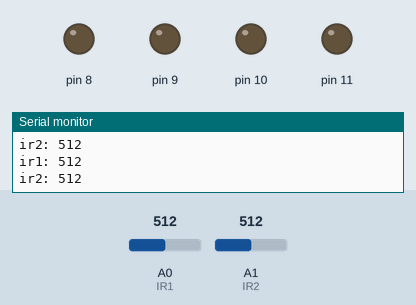
Simulated run of this sketch. Board: Arduino Uno, built with avr-gcc and run on an emulated ATmega328P. Shown: output pins drawn as LEDs (lit = HIGH), the last lines printed to the serial monitor. Inputs (shaded band) come from the test bench; at power-on: A0 (IR1) = 512, A1 (IR2) = 512.

Above: at 1.3 s.
1.4 s: A0 (IR1) set to 109
2.9 s: A0 (IR1) set to 91
At 3.6 s:
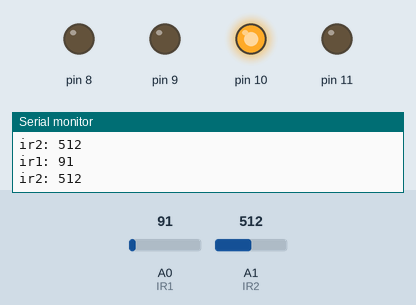
4.5 s: A1 (IR2) set to 109
6.0 s: A1 (IR2) set to 91
At 7.2 s:
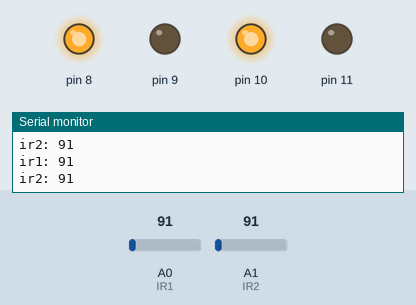
7.5 s: A0 (IR1) set to 110
At 8.4 s:
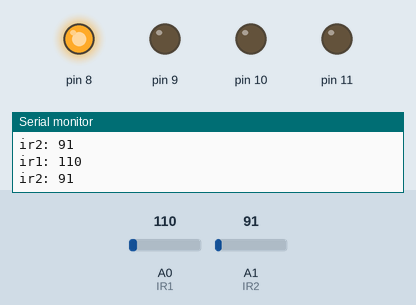
9.0 s: A0 (IR1) set to 90
At 9.6 s:
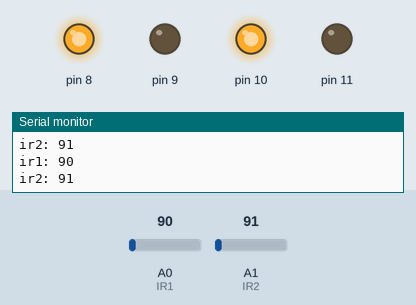
Timing chart, 0 to 11.5 s (numbered marks = the images above; inputs shaded):
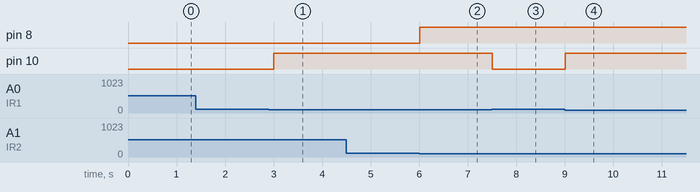

Measured:
- the behaviour switches between 100 and 99 on A0 (IR1) (found by bisection; images 0 and 1)
- the behaviour switches between 100 and 99 on A1 (IR2) (found by bisection; images 1 and 2)
- after the input at 2.9 s, pin 10: LOW → HIGH after 0.10 s
- after the input at 6.0 s, pin 8: LOW → HIGH at once
- after the input at 7.5 s, pin 10: HIGH → LOW at once
- after the input at 9.0 s, pin 10: LOW → HIGH at once

The sketch:

LineFollowerCode.ino
```cpp
int IR1 = A0;
int IR2 = A1;

void setup() {
  Serial.begin(9600);
  pinMode(IR1, INPUT);
  pinMode(IR2, INPUT);
  pinMode(8,OUTPUT);
  pinMode(9,OUTPUT);
  pinMode(10,OUTPUT);
  pinMode(11,OUTPUT);
}

void goForward() {
  digitalWrite(8, HIGH);
  digitalWrite(9, LOW);
  digitalWrite(10, HIGH);
  digitalWrite(11, LOW);
}

void goRight() {
  digitalWrite(8,LOW);
  digitalWrite(9,LOW);
  digitalWrite(10,HIGH);
  digitalWrite(11,LOW);
}

void goLeft() {
  digitalWrite(8,HIGH);
  digitalWrite(9,LOW);
  digitalWrite(10,LOW);
  digitalWrite(11,LOW);
}

void dontGoAnywhere() {
  digitalWrite(8,LOW);
  digitalWrite(9,LOW);
  digitalWrite(10,LOW);
  digitalWrite(11,LOW);
}

void loop() {
  int IR1_OUT = analogRead(IR1);
  int IR2_OUT = analogRead(IR2);

  Serial.print("ir1: ");
  Serial.println(IR1_OUT);
  Serial.print("ir2: ");
  Serial.println(IR2_OUT);

  if (IR1_OUT < 100 && IR2_OUT < 100) {
    goForward();
  }

  if (IR1_OUT > 100 && IR2_OUT < 100) {
    goLeft();
  }

  if (IR1_OUT < 100 && IR2_OUT > 100) {
    goRight();
  }

  if (IR1_OUT > 100 && IR2_OUT > 100) {
    dontGoAnywhere();
  }

  delay(500);
}
```
